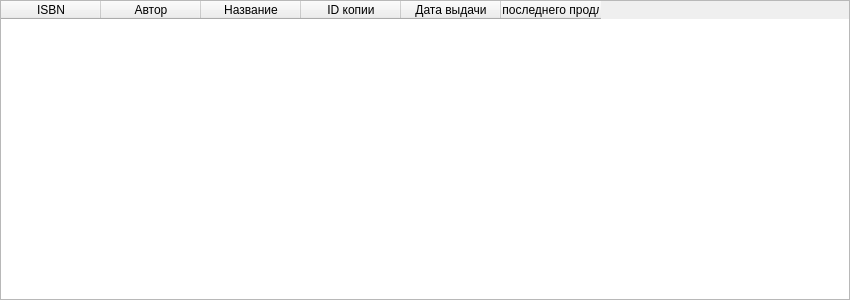
<?xml version="1.0" encoding="UTF-8"?>
<ui version="4.0">
 <class>GUI_ShowMyBooks</class>
 <widget class="QWidget" name="GUI_ShowMyBooks">
  <property name="geometry">
   <rect>
    <x>0</x>
    <y>0</y>
    <width>850</width>
    <height>300</height>
   </rect>
  </property>
  <property name="windowTitle">
   <string>GUI_ShowMyBooks</string>
  </property>
  <layout class="QGridLayout" name="gridLayout">
   <property name="leftMargin">
    <number>0</number>
   </property>
   <property name="topMargin">
    <number>0</number>
   </property>
   <property name="rightMargin">
    <number>0</number>
   </property>
   <property name="bottomMargin">
    <number>0</number>
   </property>
   <item row="0" column="0">
    <widget class="QTableWidget" name="bookInfoTable">
     <property name="enabled">
      <bool>true</bool>
     </property>
     <property name="editTriggers">
      <set>QAbstractItemView::NoEditTriggers</set>
     </property>
     <property name="selectionMode">
      <enum>QAbstractItemView::SingleSelection</enum>
     </property>
     <property name="selectionBehavior">
      <enum>QAbstractItemView::SelectRows</enum>
     </property>
     <attribute name="horizontalHeaderHighlightSections">
      <bool>false</bool>
     </attribute>
     <attribute name="verticalHeaderVisible">
      <bool>false</bool>
     </attribute>
     <attribute name="verticalHeaderHighlightSections">
      <bool>false</bool>
     </attribute>
     <column>
      <property name="text">
       <string>ISBN</string>
      </property>
     </column>
     <column>
      <property name="text">
       <string>Автор</string>
      </property>
     </column>
     <column>
      <property name="text">
       <string>Название</string>
      </property>
     </column>
     <column>
      <property name="text">
       <string>ID копии</string>
      </property>
     </column>
     <column>
      <property name="text">
       <string>Дата выдачи</string>
      </property>
     </column>
     <column>
      <property name="text">
       <string>Дата последнего продления</string>
      </property>
     </column>
    </widget>
   </item>
  </layout>
 </widget>
 <layoutdefault spacing="6" margin="11"/>
 <resources/>
 <connections/>
</ui>
